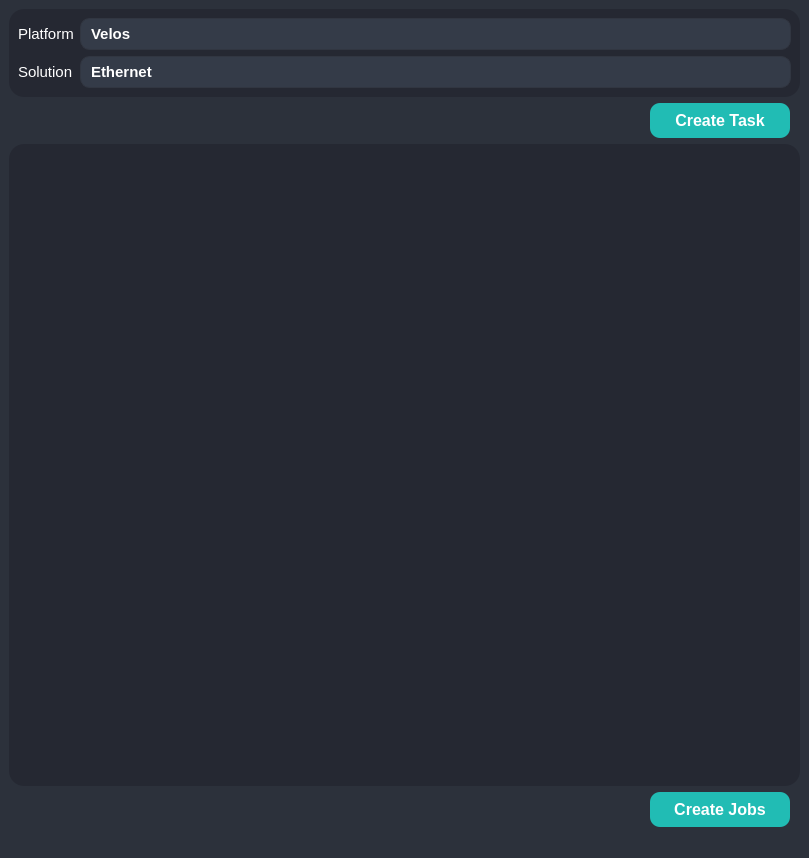
<?xml version="1.0" encoding="UTF-8"?>
<ui version="4.0">
 <class>MainWindow</class>
 <widget class="QMainWindow" name="MainWindow">
  <property name="geometry">
   <rect>
    <x>0</x>
    <y>0</y>
    <width>809</width>
    <height>858</height>
   </rect>
  </property>
  <property name="windowTitle">
   <string>MainWindow</string>
  </property>
  <property name="styleSheet">
   <string notr="true">QWidget{
	background-color: rgb(44, 49, 59);
	color: white;
}

#MainWindow, #scrollAreaWidgetContents{
	background-color: rgb(44, 49, 59);
}</string>
  </property>
  <widget class="QWidget" name="centralwidget">
   <property name="styleSheet">
    <string notr="true">/* QFrame */
QFrame {
	border-radius: 15px;
	background-color: rgb(37, 40, 50);
}
/* Label */
QLabel{
	color: rgb(255, 255, 255);
}
/* ToolButton */
QToolButton {
	border: 0px;
	width: 28px;
	height: 28px;
	background-color: transparent;
	color: rgb(255, 255, 255);
	border-radius: 15px;
}
QToolButton:hover {
	background-color: rgb(57, 65, 80);
	border: 2px solid rgb(61, 70, 86);
}
QToolButton:pressed {
	background-color: rgb(35, 40, 49);
	border: 2px solid rgb(43, 50, 61);
}
/* Button */
QPushButton {
	border: 0px solid rgb(52, 59, 72);
	background-color: rgb(52, 59, 72);
	color: rgb(255, 255, 255);
	border-radius: 10px;
	margin-right:10px;
}
QPushButton:hover {
	background-color: rgb(57, 65, 80);
	border: 5px solid transparent;
}
QPushButton:pressed {
	background-color: rgb(35, 40, 49);
	border: 7px solid transparent;
}
QPushButton:disabled {
	background-color: rgb(102, 109, 122);
	color: rgb(168, 168, 168);
}
/* ComboBox */
QScrollBar:horizontal {
	border: none;
	background: rgb(52, 59, 72);
	height: 14px;
	margin: 0px 21px 0 21px;
	border-radius: 0px;
}
QFrame QScrollBar:vertical {
	border: none;
	background: rgb(52, 59, 72);
	width: 14px;
	margin: 21px 0 21px 0;
	border-radius: 0px;
}

QScrollBar::handle:horizontal {
	background: rgb(85, 170, 255);
	min-width: 25px;
	border-radius: 7px
}
QScrollBar::add-line:horizontal {
	border: none;
	background: rgb(55, 63, 77);
	width: 20px;
	border-top-right-radius: 7px;
	border-bottom-right-radius: 7px;
	subcontrol-position: right;
	subcontrol-origin: margin;
}
QScrollBar::sub-line:horizontal {
	border: none;
	background: rgb(55, 63, 77);
	width: 20px;
	border-top-left-radius: 7px;
	border-bottom-left-radius: 7px;
	subcontrol-position: left;
	subcontrol-origin: margin;
}
QScrollBar::up-arrow:horizontal, QScrollBar::down-arrow:horizontal
{
	background: none;
}
QScrollBar::add-page:horizontal, QScrollBar::sub-page:horizontal
{
	background: none;
}
QScrollBar::handle:vertical {
	background: rgb(85, 170, 255);
	min-height: 25px;
	border-radius: 7px
}
QScrollBar::add-line:vertical {
	border: none;
	background: rgb(55, 63, 77);
	height: 20px;
	border-bottom-left-radius: 7px;
	border-bottom-right-radius: 7px;
	subcontrol-position: bottom;
	subcontrol-origin: margin;
}
QScrollBar::sub-line:vertical {
	border: none;
	background: rgb(55, 63, 77);
	height: 20px;
	border-top-left-radius: 7px;
	border-top-right-radius: 7px;
	subcontrol-position: top;
	subcontrol-origin: margin;
}
QScrollBar::up-arrow:vertical, QScrollBar::down-arrow:vertical {
	background: none;
}
QScrollBar::add-page:vertical, QScrollBar::sub-page:vertical {
	background: none;
}
QComboBox {
	background-color: rgb(52, 59, 72);
	border: 1px solid rgb(49, 54, 65);
	height: 30px;
	border-radius: 10px;
	padding-left: 10px;
	padding-right: 15px;
	color: rgb(255, 255, 255);
}
QComboBox QAbstractItemView {
    background-color:rgb(27, 29, 35);
	border: 0px;
	color: #fff;
    selection-background-color: rgb(22, 51, 79);
    outline: none;
}
QComboBox QAbstractItemView::item:selected {
    background-color: rgb(22, 51, 79);
}
QComboBox::drop-down {
	border: 0px;
}
QComboBox::down-arrow{
	image: url(&quot;:/icons/icons/cil-chevron-bottom.png&quot;);
	width:15px;
	height:15px;
	margin-right:15px;
}
QComboBox:on {
	border: 0px solid rgb(61, 70, 86);
	background-color: rgb(57, 65, 80)
}
QComboBox QListView {
	background-color: rgb(27, 29, 35);
	border-radius: 10px;
	color: #FFF;
	padding: 10px;
}
QComboBox:disabled {
	background-color: #808080;
}
/* QGroupBox  */
QGroupBox::title{
	color: rgb(255, 255, 255);
	margin-top: 10px;
	bottom: 20px;
}
QGroupBox{
	margin-top: 10px;
	background-color: transparent;
    border: 1px solid rgb(255, 255, 255);
	padding-top: 20px;
}
/* LineEdit */
QLineEdit{
	border: 0px solid rgb(37, 39, 48);
	height: 30px;
	border-radius: 15px;
	color: white;
	padding-left: 20px;
	padding-right: 20px;
	background-color: rgb(27, 29, 35);
}
QLineEdit:hover{
	border: 2px solid rgb(64, 71, 88)
}
QLineEdit:focus{
	border: 3px solid rgb(91, 101, 124);
	color: white;
}
QLineEdit:disabled {
	background-color: #808080;
}
/* Table */
QFrame QScrollBar:horizontal {
    border: none;
    background: rgb(52, 59, 72);
    height: 14px;
    margin: 0px 21px 0 21px;
	border-radius: 0px;
}
 QFrame QScrollBar:vertical {
	border: none;
    background: rgb(52, 59, 72);
    width: 14px;
    margin: 21px 0 21px 0;
	border-radius: 0px;
 }

QScrollBar::handle:horizontal {
    background: rgb(85, 170, 255);
    min-width: 25px;
	border-radius: 7px
}
QScrollBar::add-line:horizontal {
    border: none;
    background: rgb(55, 63, 77);
    width: 20px;
	border-top-right-radius: 7px;
    border-bottom-right-radius: 7px;
    subcontrol-position: right;
    subcontrol-origin: margin;
}
QScrollBar::sub-line:horizontal {
    border: none;
    background: rgb(55, 63, 77);
    width: 20px;
	border-top-left-radius: 7px;
    border-bottom-left-radius: 7px;
    subcontrol-position: left;
    subcontrol-origin: margin;
}
QScrollBar::up-arrow:horizontal, QScrollBar::down-arrow:horizontal
{
     background: none;
}
QScrollBar::add-page:horizontal, QScrollBar::sub-page:horizontal
{
     background: none;
}
 QScrollBar::handle:vertical {
	background: rgb(85, 170, 255);
    min-height: 25px;
	border-radius: 7px
 }
 QScrollBar::add-line:vertical {
     border: none;
    background: rgb(55, 63, 77);
     height: 20px;
	border-bottom-left-radius: 7px;
    border-bottom-right-radius: 7px;
     subcontrol-position: bottom;
     subcontrol-origin: margin;
 }
 QScrollBar::sub-line:vertical {
	border: none;
    background: rgb(55, 63, 77);
     height: 20px;
	border-top-left-radius: 7px;
    border-top-right-radius: 7px;
     subcontrol-position: top;
     subcontrol-origin: margin;
 }
 QScrollBar::up-arrow:vertical, QScrollBar::down-arrow:vertical {
     background: none;
 }
 QScrollBar::add-page:vertical, QScrollBar::sub-page:vertical {
     background: none;
 }
QTableWidget {
	background-color: rgb(39, 44, 54);
	padding: 10px;
	border-radius: 10px;
	gridline-color: rgb(49, 54, 65);
}
QTableWidget::item:selected{
	background-color: rgb(85, 170, 255);
	background-color: rgb(44, 49, 59);
}
QHeaderView::section{
	Background-color: rgb(39, 44, 54);
	border: 1px solid rgb(44, 49, 60);
	color: white;
	border-style: none;
    border-bottom: 1px solid rgb(44, 49, 60);
    border-right: 1px solid rgb(44, 49, 60);
}
/* Tab */
QTabBar::tab{
	height:35px;
}
QTabWidget::pane {
 	border: 0px solid rgb(39, 44, 54);
 	color: rgb(255, 255, 255);
}
QTabBar::tab:selected{
	background-color:rgb(39, 44, 54);
 	color: rgb(255, 255, 255);
}
QTabBar::tab:!selected{
	background-color: rgb(30, 35, 45);
 	color: rgb(255, 255, 255);
}
QTabBar::tab:!selected:hover{
	background-color: rgb(85, 170, 255);
 	color: rgb(255, 255, 255);
}
/* Splitter */
QSplitter::handle{
	background-color: gray;
}</string>
   </property>
   <layout class="QGridLayout" name="gridLayout_2">
    <item row="0" column="0">
     <layout class="QGridLayout" name="Sol_Plat_gridLayout">
      <item row="0" column="0" colspan="2">
       <widget class="QFrame" name="Sol_Plat_frame">
        <property name="sizePolicy">
         <sizepolicy hsizetype="Expanding" vsizetype="Fixed">
          <horstretch>0</horstretch>
          <verstretch>0</verstretch>
         </sizepolicy>
        </property>
        <property name="maximumSize">
         <size>
          <width>16777215</width>
          <height>134</height>
         </size>
        </property>
        <property name="frameShape">
         <enum>QFrame::StyledPanel</enum>
        </property>
        <property name="frameShadow">
         <enum>QFrame::Raised</enum>
        </property>
        <layout class="QGridLayout" name="gridLayout_4">
         <item row="0" column="0">
          <layout class="QFormLayout" name="Sol_Plat_formLayout">
           <item row="0" column="0">
            <widget class="QLabel" name="Platform_label">
             <property name="sizePolicy">
              <sizepolicy hsizetype="Expanding" vsizetype="Expanding">
               <horstretch>0</horstretch>
               <verstretch>0</verstretch>
              </sizepolicy>
             </property>
             <property name="font">
              <font>
               <family>MS Shell Dlg 2</family>
               <pointsize>11</pointsize>
               <weight>50</weight>
               <italic>false</italic>
               <bold>false</bold>
              </font>
             </property>
             <property name="lineWidth">
              <number>0</number>
             </property>
             <property name="text">
              <string>Platform</string>
             </property>
            </widget>
           </item>
           <item row="0" column="1">
            <widget class="QComboBox" name="Platfrom_comboBox">
             <property name="font">
              <font>
               <pointsize>11</pointsize>
               <weight>75</weight>
               <bold>true</bold>
              </font>
             </property>
             <item>
              <property name="text">
               <string>Velos</string>
              </property>
             </item>
             <item>
              <property name="text">
               <string>VPS</string>
              </property>
             </item>
            </widget>
           </item>
           <item row="1" column="0">
            <widget class="QLabel" name="Solution_label">
             <property name="font">
              <font>
               <family>MS Shell Dlg 2</family>
               <pointsize>11</pointsize>
               <weight>50</weight>
               <italic>false</italic>
               <bold>false</bold>
              </font>
             </property>
             <property name="text">
              <string>Solution</string>
             </property>
            </widget>
           </item>
           <item row="1" column="1">
            <widget class="QComboBox" name="Solution_comboBox">
             <property name="font">
              <font>
               <family>Nirmala UI</family>
               <pointsize>11</pointsize>
               <weight>75</weight>
               <italic>false</italic>
               <bold>true</bold>
              </font>
             </property>
             <property name="styleSheet">
              <string notr="true"/>
             </property>
             <item>
              <property name="text">
               <string>Ethernet</string>
              </property>
             </item>
             <item>
              <property name="text">
               <string>5G</string>
              </property>
             </item>
            </widget>
           </item>
          </layout>
         </item>
        </layout>
       </widget>
      </item>
      <item row="1" column="0">
       <spacer name="CreateTask_horizontalSpacer">
        <property name="orientation">
         <enum>Qt::Horizontal</enum>
        </property>
        <property name="sizeHint" stdset="0">
         <size>
          <width>548</width>
          <height>20</height>
         </size>
        </property>
       </spacer>
      </item>
      <item row="1" column="1">
       <widget class="QPushButton" name="CreateTask_button">
        <property name="minimumSize">
         <size>
          <width>150</width>
          <height>35</height>
         </size>
        </property>
        <property name="font">
         <font>
          <pointsize>12</pointsize>
          <weight>75</weight>
          <bold>true</bold>
         </font>
        </property>
        <property name="styleSheet">
         <string notr="true">QPushButton {
	background-color: rgb(33, 188, 180);
}

QPushButton:hover {
	background-color: rgb(84, 195, 195);
}

QPushButton:pressed {
	background-color: rgb(25, 154, 147);
}

QPushButton:disabled {
	background-color: rgb(180, 180, 180);
	color: rgb(100, 100, 100);
}
</string>
        </property>
        <property name="text">
         <string>Create Task</string>
        </property>
       </widget>
      </item>
     </layout>
    </item>
    <item row="1" column="0">
     <widget class="QTabWidget" name="Tasks">
      <property name="palette">
       <palette>
        <active>
         <colorrole role="WindowText">
          <brush brushstyle="SolidPattern">
           <color alpha="255">
            <red>255</red>
            <green>255</green>
            <blue>255</blue>
           </color>
          </brush>
         </colorrole>
         <colorrole role="Button">
          <brush brushstyle="SolidPattern">
           <color alpha="255">
            <red>44</red>
            <green>49</green>
            <blue>59</blue>
           </color>
          </brush>
         </colorrole>
         <colorrole role="Text">
          <brush brushstyle="SolidPattern">
           <color alpha="255">
            <red>255</red>
            <green>255</green>
            <blue>255</blue>
           </color>
          </brush>
         </colorrole>
         <colorrole role="ButtonText">
          <brush brushstyle="SolidPattern">
           <color alpha="255">
            <red>255</red>
            <green>255</green>
            <blue>255</blue>
           </color>
          </brush>
         </colorrole>
         <colorrole role="Base">
          <brush brushstyle="SolidPattern">
           <color alpha="255">
            <red>44</red>
            <green>49</green>
            <blue>59</blue>
           </color>
          </brush>
         </colorrole>
         <colorrole role="Window">
          <brush brushstyle="SolidPattern">
           <color alpha="255">
            <red>44</red>
            <green>49</green>
            <blue>59</blue>
           </color>
          </brush>
         </colorrole>
        </active>
        <inactive>
         <colorrole role="WindowText">
          <brush brushstyle="SolidPattern">
           <color alpha="255">
            <red>255</red>
            <green>255</green>
            <blue>255</blue>
           </color>
          </brush>
         </colorrole>
         <colorrole role="Button">
          <brush brushstyle="SolidPattern">
           <color alpha="255">
            <red>44</red>
            <green>49</green>
            <blue>59</blue>
           </color>
          </brush>
         </colorrole>
         <colorrole role="Text">
          <brush brushstyle="SolidPattern">
           <color alpha="255">
            <red>255</red>
            <green>255</green>
            <blue>255</blue>
           </color>
          </brush>
         </colorrole>
         <colorrole role="ButtonText">
          <brush brushstyle="SolidPattern">
           <color alpha="255">
            <red>255</red>
            <green>255</green>
            <blue>255</blue>
           </color>
          </brush>
         </colorrole>
         <colorrole role="Base">
          <brush brushstyle="SolidPattern">
           <color alpha="255">
            <red>44</red>
            <green>49</green>
            <blue>59</blue>
           </color>
          </brush>
         </colorrole>
         <colorrole role="Window">
          <brush brushstyle="SolidPattern">
           <color alpha="255">
            <red>44</red>
            <green>49</green>
            <blue>59</blue>
           </color>
          </brush>
         </colorrole>
        </inactive>
        <disabled>
         <colorrole role="WindowText">
          <brush brushstyle="SolidPattern">
           <color alpha="255">
            <red>255</red>
            <green>255</green>
            <blue>255</blue>
           </color>
          </brush>
         </colorrole>
         <colorrole role="Button">
          <brush brushstyle="SolidPattern">
           <color alpha="255">
            <red>44</red>
            <green>49</green>
            <blue>59</blue>
           </color>
          </brush>
         </colorrole>
         <colorrole role="Text">
          <brush brushstyle="SolidPattern">
           <color alpha="255">
            <red>255</red>
            <green>255</green>
            <blue>255</blue>
           </color>
          </brush>
         </colorrole>
         <colorrole role="ButtonText">
          <brush brushstyle="SolidPattern">
           <color alpha="255">
            <red>255</red>
            <green>255</green>
            <blue>255</blue>
           </color>
          </brush>
         </colorrole>
         <colorrole role="Base">
          <brush brushstyle="SolidPattern">
           <color alpha="255">
            <red>44</red>
            <green>49</green>
            <blue>59</blue>
           </color>
          </brush>
         </colorrole>
         <colorrole role="Window">
          <brush brushstyle="SolidPattern">
           <color alpha="255">
            <red>44</red>
            <green>49</green>
            <blue>59</blue>
           </color>
          </brush>
         </colorrole>
        </disabled>
       </palette>
      </property>
      <property name="font">
       <font>
        <pointsize>10</pointsize>
        <weight>75</weight>
        <bold>true</bold>
       </font>
      </property>
      <property name="styleSheet">
       <string notr="true">
QTabWidget::pane{
border-color:none;
}
QTabWidget:tab-bar {
border-color:none;
}
QTabBar:tab:selected{
background-color:#282c37;
color:white;
}
QTabBar:tab:!selected{
background-color:#1b1d22;
color:white;
}
</string>
      </property>
      <property name="currentIndex">
       <number>-1</number>
      </property>
     </widget>
    </item>
    <item row="2" column="0">
     <layout class="QHBoxLayout" name="CreateJobs_horizontalLayout">
      <item>
       <spacer name="CreateJobs_horizontalSpacer">
        <property name="orientation">
         <enum>Qt::Horizontal</enum>
        </property>
        <property name="sizeHint" stdset="0">
         <size>
          <width>40</width>
          <height>20</height>
         </size>
        </property>
       </spacer>
      </item>
      <item>
       <widget class="QPushButton" name="CreateJobs_button">
        <property name="minimumSize">
         <size>
          <width>150</width>
          <height>35</height>
         </size>
        </property>
        <property name="font">
         <font>
          <pointsize>12</pointsize>
          <weight>75</weight>
          <bold>true</bold>
         </font>
        </property>
        <property name="styleSheet">
         <string notr="true">QPushButton {
	background-color: rgb(33, 188, 180);
}

QPushButton:hover {
	background-color: rgb(84, 195, 195);
}

QPushButton:pressed {
	background-color: rgb(25, 154, 147);
}

QPushButton:disabled {
	background-color: rgb(180, 180, 180);
	color: rgb(100, 100, 100);
}
</string>
        </property>
        <property name="text">
         <string>Create Jobs</string>
        </property>
       </widget>
      </item>
     </layout>
    </item>
   </layout>
  </widget>
  <widget class="QMenuBar" name="menubar">
   <property name="geometry">
    <rect>
     <x>0</x>
     <y>0</y>
     <width>809</width>
     <height>26</height>
    </rect>
   </property>
  </widget>
  <widget class="QStatusBar" name="statusbar"/>
 </widget>
 <resources/>
 <connections/>
</ui>
